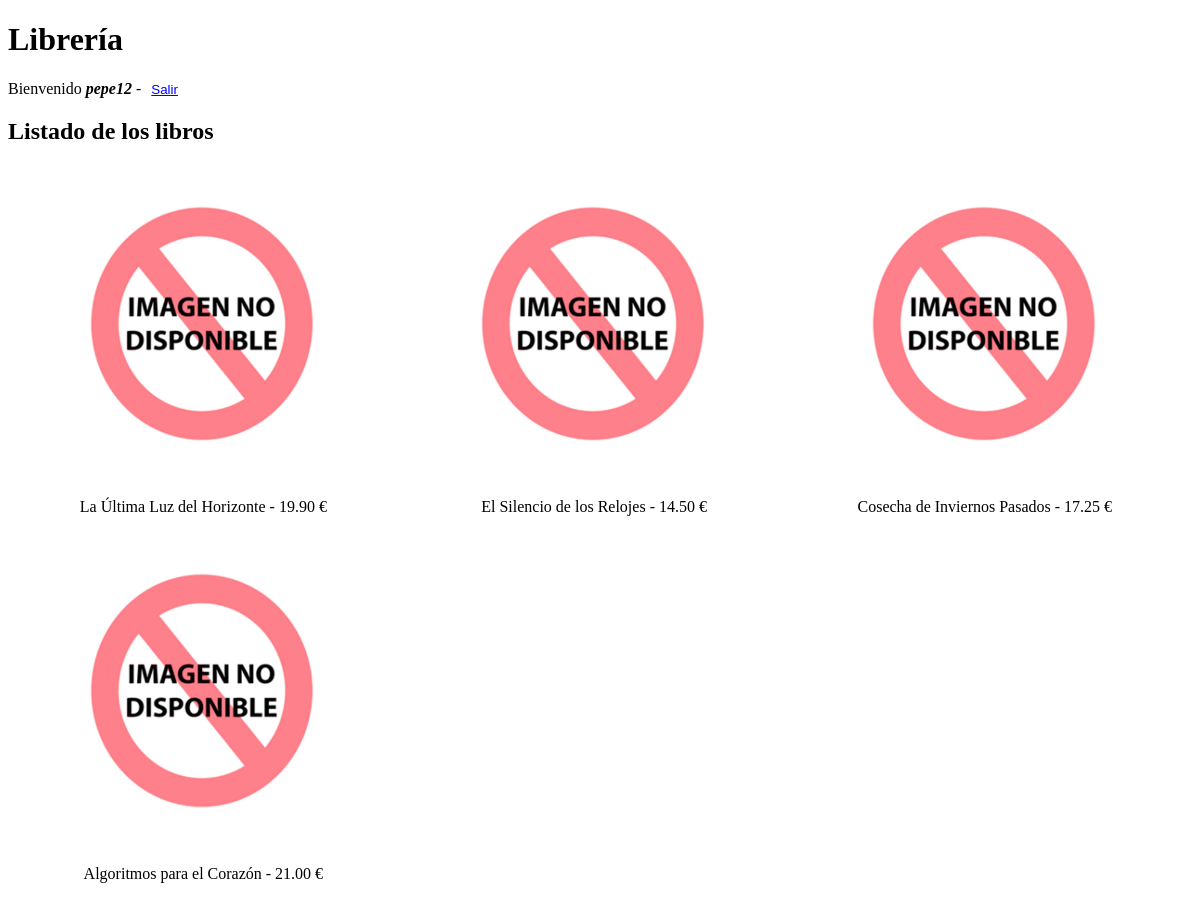
/Libreria/index.php (signed in), run on the app's committed database.
### tables this page shows
CREATE TABLE `usuarios` (
  `id_usuario` int(11) NOT NULL,
  `lector` varchar(15) NOT NULL,
  `clave` varchar(50) NOT NULL,
  `tipo` enum('admin','normal') NOT NULL DEFAULT 'normal'
);

CREATE TABLE `libros` (
  `referencia` int(11) NOT NULL,
  `titulo` varchar(30) NOT NULL,
  `autor` varchar(30) NOT NULL,
  `descripcion` varchar(150) NOT NULL,
  `precio` decimal(5,2) NOT NULL,
  `portada` varchar(50) NOT NULL DEFAULT 'no_imagen.jpg'
);

### Libreria/vistas/vista_libros.php (the view)
<h2>Listado de los libros</h2>
<?php
echo "<div class='libros-cont'>";
foreach ($array_libros as $tupla) {
    echo "<div class='libro'>";
    echo "<img src='Images/" . $tupla["portada"] . "' alt='Imagen portada'>";
    echo "<p>" . $tupla["titulo"] . " - " . $tupla["precio"] . " €</p>";
    echo "</div>";
}
echo "</div>";
?>

### Libreria/index.php (shortened to what this page needs)
<?php
try {
    @$conexion = mysqli_connect(SERVIDOR, USUARIO, CLAVE, NOMBRE_BD);
    mysqli_set_charset($conexion, "utf8");
} catch (Exception $e) {
    session_destroy();
    die(error_page("Página de inicio", "<p>Error en la conexión a la BD: " . $e->getMessage() . " </p>"));
}
try {
    $consulta = "select * from libros";
    $res_libros = mysqli_query($conexion, $consulta);
    $array_libros = [];
    while ($tupla = mysqli_fetch_assoc($res_libros)) {
        $array_libros[] = $tupla;
    }
} catch (Exception $e) {
    session_destroy();
    mysqli_close($conexion);
    die(error_page("Página de inicio", "<p>Error en la consulta a la BD: " . $e->getMessage() . " </p>"));
}
if (isset($_SESSION["id_usuario"])):
    try {
        $consulta = "select * from usuarios where id_usuario = '" . $_SESSION["id_usuario"] . "'";
        $res_ban = mysqli_query($conexion, $consulta);
    } catch (Exception $e) {
        session_destroy();
        mysqli_close($conexion);
        die(error_page("Página de inicio", "<p>Error en la consulta a la BD: " . $e->getMessage() . " </p>"));
    }
    $tupla_usu_log = mysqli_fetch_assoc($res_ban);
?>
    <!DOCTYPE html>
    <html lang="es">
    <head>
    </head>
    <body>
        <h1>Librería</h1>
        <form action="index.php" method="post">
            <p>Bienvenido <strong><em><?= $tupla_usu_log["lector"] ?></em></strong> -
                <button class="enlace" type="submit" name="btnSalir">Salir</button>
        </form>
        <?php
        require "vistas/vista_libros.php";
        ?>
    </body>
    </html>
<?php
endif;
?>

### Libreria/index.php (style rules this page uses)
.libros-cont { display: flex; flex-wrap: wrap; }
.libro { flex: 0 0 33%; display: flex; flex-direction: column; align-items: center; }
.libro img { width: 100%; max-width: 24rem; }
.enlace { background: none; border: none; text-decoration: underline; color: blue; cursor: pointer }

### data on the page
usuarios: lector "pepe12"
libros: portada (placeholder picture), titulo "La Última Luz del Horizonte", precio "19.90"
libros: portada (placeholder picture), titulo "El Silencio de los Relojes", precio "14.50"
libros: portada (placeholder picture), titulo "Cosecha de Inviernos Pasados", precio "17.25"
libros: portada (placeholder picture), titulo "Algoritmos para el Corazón", precio "21.00"
